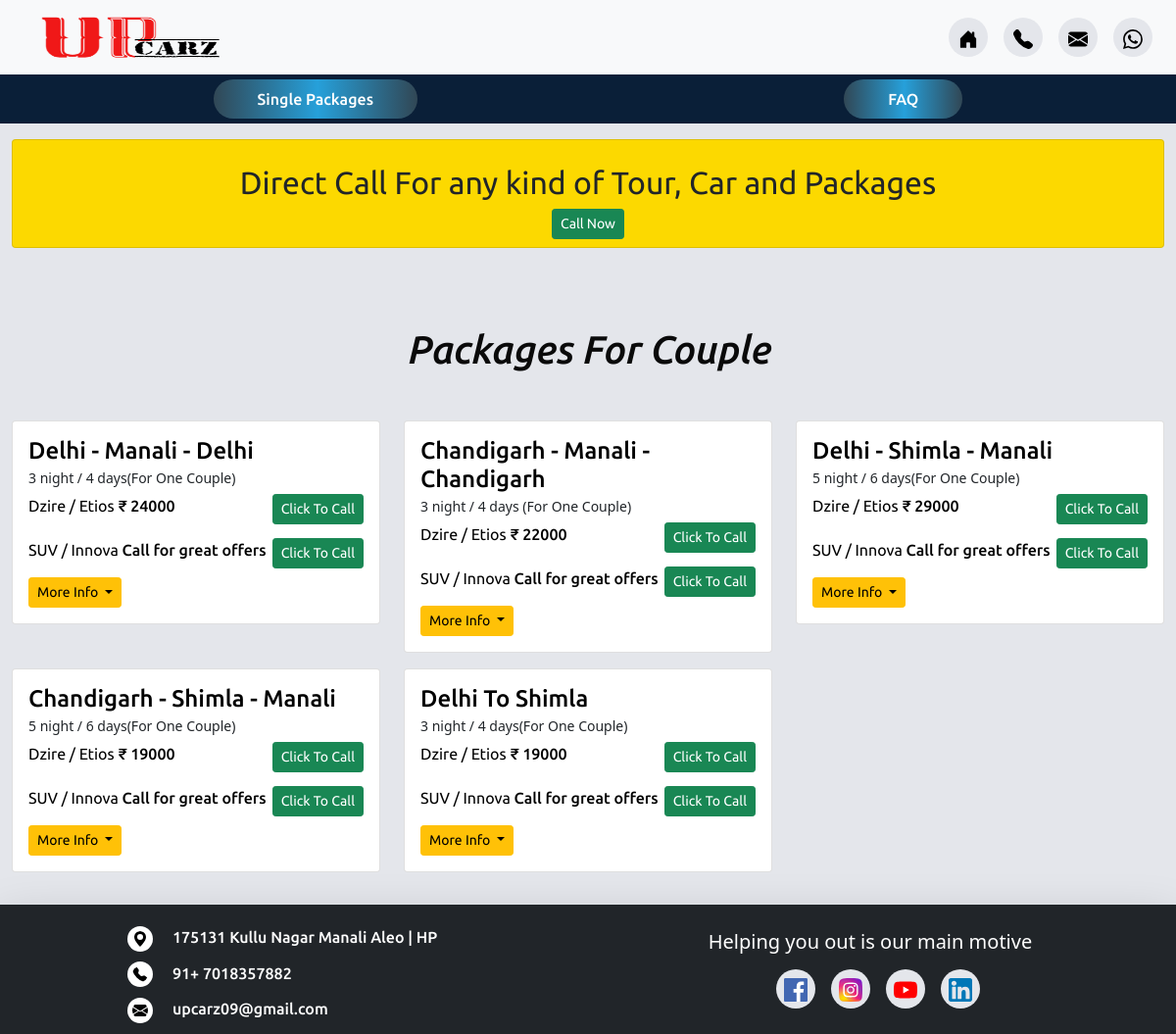
Page /couple_packages.php on the committed database.
### tables this page shows
CREATE TABLE `packages_for_couple` (
  `id` int(11) NOT NULL,
  `title` varchar(255) NOT NULL,
  `period` varchar(255) DEFAULT NULL,
  `sedan_rate` varchar(255) DEFAULT NULL,
  `suv_rate` varchar(255) DEFAULT NULL,
  `more_info` text NOT NULL,
  `update_date` datetime NOT NULL DEFAULT current_timestamp()
);

### couple_packages.php (the view, shortened to what this page needs)
<!doctype html>
<html lang="en">
  <head>
    <link href="https://cdn.jsdelivr.net/npm/bootstrap@5.0.1/dist/css/bootstrap.min.css" rel="stylesheet">
    <link rel="stylesheet" href="https://cdn.jsdelivr.net/npm/bootstrap-icons@1.5.0/font/bootstrap-icons.css">
    <link rel="stylesheet" href="css/couple_packages.css">
    <link rel="stylesheet" href="css/header.css">
    <link rel="stylesheet" href="css/footer.css">
    <link rel="stylesheet" href="css/our_team.css">
    <link rel="stylesheet" href="css/authority.css">
    <link rel="stylesheet" href="css/couple_packages_media_query.css">
  </head>
  <body>
    <?php
        include("partials/header.php");
    ?>
    <section id="section_main" class="mt-3">
        <div class="container-fluid">
                <div class="card text-center p-2 main_query_msg_div">
                    <h1 class="mt-3 main_query_msg"><?php echo $banner_msg; ?></h1>
                    <div class="">
                        <a href="tel:<?php echo $phone_number; ?>" class="btn btn-success btn-sm">Call Now</a>
                    </div>
                </div>
            <div id="packages_for_couple" class="row">
                <h1 class="heading">Packages For Couple</h1>
                <?php
                    include("partials/db.php");
                    $sql = "SELECT * FROM packages_for_couple ORDER BY id";
                    $result = $conn->query($sql);
                    if($result){
                        $row = $result->num_rows;
                        if($row ==0 ){
                            echo 'no result found';
                        }else{
                        while($data = $result->fetch_assoc()){
                            $title = $data['title'];
                            $period = $data['period'];
                            $sedan_rate = $data['sedan_rate'];
                            $suv_rate = $data['suv_rate'];
                            echo '<div class="col-md-6 col-lg-4 mt-3">
                                        <div class="card">
                                            <div class="card-body">
                                                <h5 class="card-title">'. $title .'</h5>
                                                <small class="period_text">'.$period.'</small>
                                                <div class="car_info">';
                                                    if($sedan_rate != 0 && $sedan_rate != null){
                                                        echo '<p class="card-text">Dzire / Etios <span class="price">₹ '.$sedan_rate.'</span> </p>';
                                                    }else{
                                                        echo '<p class="card-text">Dzire / Etios <span class="price">Call for great offers</span> </p>';
                                                    }
                                                    echo '<div class="">
                                                    <a href="tel:'.$phone_number.'" class="btn btn-success btn-sm">Click To Call</a>
                                                </div>
                                                </div>
                                                <div class="car_info">';
                                                    if($suv_rate != null && $suv_rate != 0){
                                                        echo '<p class="card-text">SUV / Innova <span class="price">₹ '.$suv_rate.'</span> </p>';
                                                    }else{
                                                        echo '<p class="card-text">SUV / Innova <span class="price">Call for great offers</span> </p>';
                                                    }
                                                    echo '<div class="">
                                                    <a href="tel:'.$phone_number.'" class="btn btn-success btn-sm">Click To Call</a>
                                                    </div>
                                                </div>
                                                <div class="dropdown ">
                                                    <a class="btn btn-warning btn-sm dropdown-toggle" href="#" role="button" id="dropdownMenuLink" data-bs-toggle="dropdown" aria-expanded="false">
                                                    More Info
                                                    </a>
                                                    <ul class="dropdown-menu px-4" aria-labelledby="dropdownMenuLink">';
                                                echo '</ul>
                                                </div>
                                            </div>
                                        </div>
                                    </div>';
                        }
                    }
                }else{
                        echo 'sorry';
                    }
                ?>
            </div>
        </div>
    </section>
    <?php
        include("partials/footer.php");
    ?>
  </body>
</html>

### css/couple_packages.css (style rules this page uses)
:root { --body-bg-color: #E4E6EB; --font-family: 'Ubuntu', sans-serif; }
body { background-color: var(--body-bg-color); overflow-x: hidden; }
.heading { text-align: center; font-size: 2.5rem; margin-top: 5rem; margin-bottom: 2rem; color: #0A0A0A; font-family: var(--font-family); font-weight: 500; font-style: italic; }
.btn { font-family: var(--font-family); font-weight: 400; }
#section_main .card-body .card-title { font-family: var(--font-family); font-weight: 500; font-size: 1.5rem; color: #000; margin-bottom: 0px; }
#section_main .main_query_msg { font-family: var(--font-family); font-weight: 400; font-size: 2rem; }
#section_main .car_info { display: flex; justify-content: space-between; margin-top: 5px; }
#section_main .car_info p { font-family: var(--font-family); font-weight: 400; font-size: 1rem; color: #000; }
#section_main .car_info .price { font-family: var(--font-family); font-weight: 500; font-size: 1rem; color: #000; }

### css/header.css (style rules this page uses)
:root { --bg-secondary-color: #e4e6eb; --font-family: 'Ubuntu', sans-serif; }
.main_query_msg_div { background-color: #FCD900; animation-name: example; animation-duration: 4s; animation-iteration-count: infinite;*/. }

### css/footer.css (style rules this page uses)
:root { --bg-secondary-color: #e4e6eb; --font-family: 'Ubuntu', sans-serif; }

### rows in the picture
packages_for_couple: title "Delhi - Manali - Delhi", period "3 night / 4 days(For One Couple)", sedan_rate "24000", suv_rate "SUV / Innova"
packages_for_couple: title "Chandigarh - Manali - Chandigarh", period "3 night / 4 days (For One Couple)", sedan_rate "22000", suv_rate "SUV / Innova"
packages_for_couple: title "Delhi - Shimla - Manali", period "5 night / 6 days(For One Couple)", sedan_rate "29000", suv_rate "SUV / Innova"
packages_for_couple: title "Chandigarh - Shimla - Manali", period "5 night / 6 days(For One Couple)", sedan_rate "19000", suv_rate "SUV / Innova"
packages_for_couple: title "Delhi To Shimla", period "3 night / 4 days(For One Couple)", sedan_rate "19000", suv_rate "SUV / Innova"

### other values in the picture
$banner_msg "Direct Call For any kind of Tour, Car and Packages"
